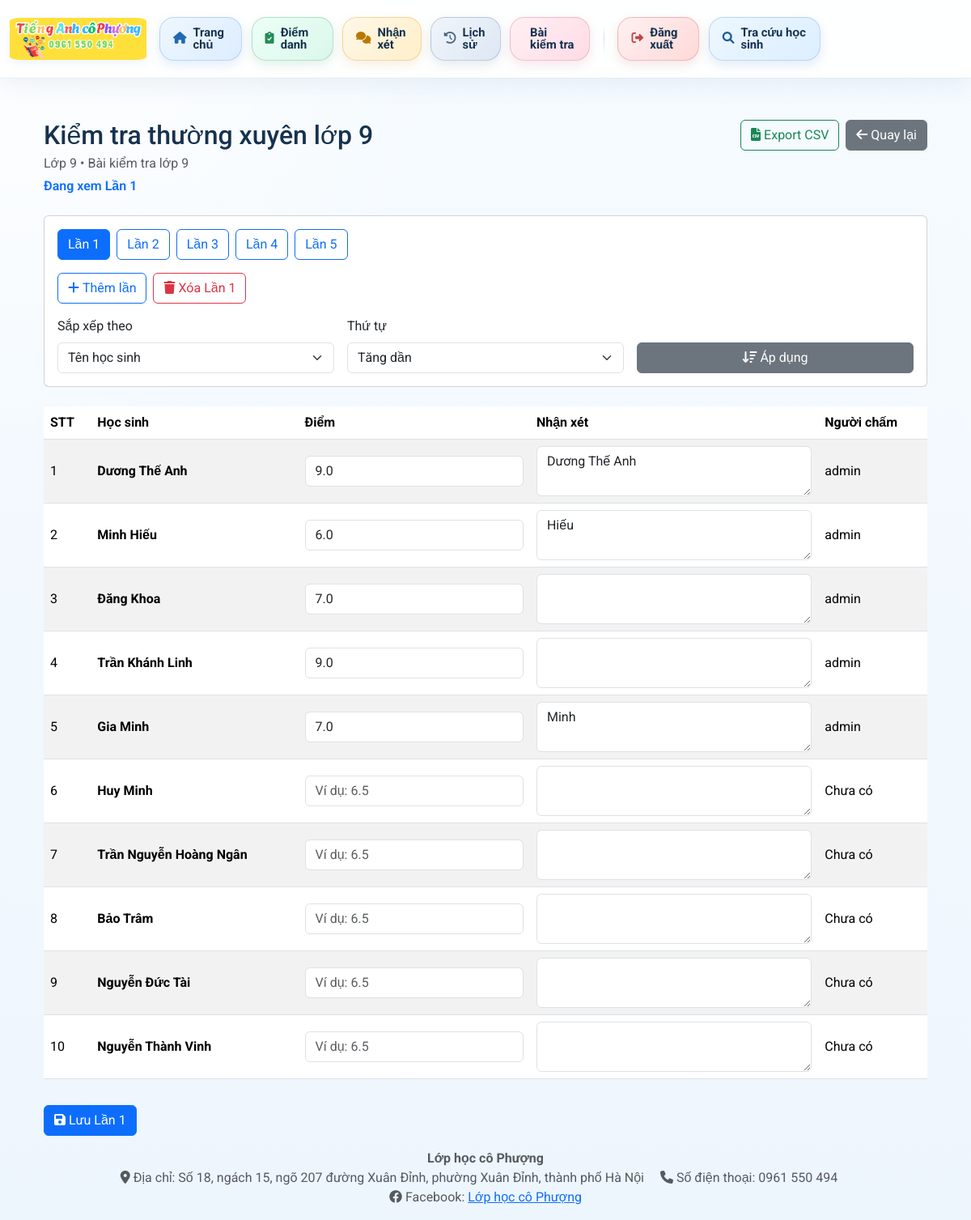
/tests/1 (signed in), run on the app's committed database.
### models.py (models this page shows)
class TestExam(db.Model):
    __tablename__ = 'test_exam'
    __bind_key__ = 'attendance'
    id = db.Column(db.Integer, primary_key=True)
    title = db.Column(db.String(200), nullable=False)
    grade = db.Column(db.String(20), nullable=False)
    description = db.Column(db.Text, nullable=True)
    created_at = db.Column(db.DateTime, default=datetime.utcnow, nullable=False)
    created_by = db.Column(db.Integer, db.ForeignKey('user.id'), nullable=False)
    created_by_user = db.relationship('User', foreign_keys=[created_by], backref='test_exams_created')

class TestScore(db.Model):
    __tablename__ = 'test_score'
    __bind_key__ = 'attendance'
    id = db.Column(db.Integer, primary_key=True)
    test_exam_id = db.Column(db.Integer, db.ForeignKey('test_exam.id', ondelete='CASCADE'), nullable=False)
    student_id = db.Column(db.Integer, nullable=False)
    attempt_number = db.Column(db.Integer, nullable=False)
    score = db.Column(db.Float, nullable=True)
    comment = db.Column(db.Text, nullable=True)
    graded_by = db.Column(db.Integer, db.ForeignKey('user.id'), nullable=True)
    graded_at = db.Column(db.DateTime, nullable=True)
    test_exam = db.relationship('TestExam', backref=db.backref('scores', lazy=True, cascade='all, delete-orphan'))
    graded_by_user = db.relationship('User', foreign_keys=[graded_by], backref='test_scores_graded')
    __table_args__ = (db.UniqueConstraint('test_exam_id', 'student_id', 'attempt_number', name='_test_exam_student_attempt_uc'),)

class User(UserMixin, db.Model):
    __bind_key__ = 'attendance'
    id = db.Column(db.Integer, primary_key=True)
    username = db.Column(db.String(80), unique=True, nullable=False)
    password = db.Column(db.String(120), nullable=False)
    role = db.Column(db.String(20), default='giaovien', nullable=False) # Đảm bảo trường 'role' tồn tại
    is_admin = db.Column(db.Boolean, default=False)

### app.py (the view, shortened to what this page needs)
@app.route('/tests/<int:exam_id>', methods=['GET', 'POST'])
@login_required
def manage_test_exam(exam_id):
    if current_user.role not in ['admin', 'giaovien']:
        flash('Bạn không có quyền truy cập trang này.', 'danger')
        abort(403)
    exam = TestExam.query.get_or_404(exam_id)
    attempt_numbers = get_exam_attempt_numbers(exam.id)
    if not attempt_numbers:
        flash('Bài kiểm tra này chưa có lần kiểm tra nào.', 'warning')
        return redirect(url_for('test_management'))
    attempt = request.values.get('attempt', attempt_numbers[0], type=int)
    if attempt not in attempt_numbers:
        attempt = attempt_numbers[0]
    sort_by = request.values.get('sort_by', 'name')
    sort_order = request.values.get('sort_order', 'asc')
    results = TestScore.query.filter_by(test_exam_id=exam.id, attempt_number=attempt).all()
    student_map = {
        student.id: student
        for student in Student.query.filter(Student.id.in_([result.student_id for result in results])).all()
    }
    rows = []
    for result in results:
        student = student_map.get(result.student_id)
        if not student:
            continue
        rows.append({
            'student': student,
            'result': result
        })
    if sort_by == 'score':
        if sort_order == 'asc':
            rows.sort(key=lambda row: (
                row['result'].score is None,
                row['result'].score if row['result'].score is not None else 0,
                row['student'].name or ''
            ))
        else:
            rows.sort(key=lambda row: (
                row['result'].score is None,
                -(row['result'].score if row['result'].score is not None else -1),
                row['student'].name or ''
            ))
    else:
        reverse_name = sort_order == 'desc'
        rows.sort(
            key=lambda row: (
                row['student'].name.split()[-1] if row['student'].name and row['student'].name.split() else '',
                row['student'].name or ''
            ),
            reverse=reverse_name
        )
    return render_template(
        'test_detail.html',
        exam=exam,
        rows=rows,
        attempt=attempt,
        attempt_labels=build_test_attempt_labels(attempt_numbers),
        attempt_numbers=attempt_numbers,
        sort_by=sort_by,
        sort_order=sort_order
    )

### app.py (called while the page is built)
def format_test_attempt_label(attempt_number):
    return f'Lần {attempt_number}'

def get_exam_attempt_numbers(exam_id):
    attempt_rows = db.session.query(TestScore.attempt_number).filter_by(
        test_exam_id=exam_id
    ).distinct().order_by(TestScore.attempt_number.asc()).all()
    return [attempt_number for (attempt_number,) in attempt_rows]

def build_test_attempt_labels(attempt_numbers):
    return {
        attempt_number: format_test_attempt_label(attempt_number)
        for attempt_number in attempt_numbers
    }

@login_manager.user_loader
def load_user(user_id):
    return db.session.get(User, int(user_id))

### templates/test_detail.html (shortened to what this page needs)
{% extends "base.html" %}
{% block content %}
<div class="container mt-4">
    <div class="d-flex justify-content-between align-items-start mb-4 gap-3 flex-wrap">
        <div>
            <h2 class="mb-1">{{ exam.title }}</h2>
            <div class="text-muted">{{ exam.grade }}{% if exam.description %} • {{ exam.description }}{% endif %}</div>
            <div class="fw-semibold text-primary mt-1">Đang xem {{ attempt_labels[attempt] }}</div>
        </div>
        <div class="d-flex gap-2 flex-wrap">
            <a href="{{ url_for('export_test_exam_csv_internal', exam_id=exam.id, attempt=attempt, sort_by=sort_by, sort_order=sort_order) }}" class="btn btn-outline-success"><i class="fas fa-file-csv me-1"></i>Export CSV</a>
            <a href="{{ url_for('test_management') }}" class="btn btn-secondary"><i class="fas fa-arrow-left me-1"></i>Quay lại</a>
        </div>
    </div>
    <div class="card mb-4">
        <div class="card-body">
            <div class="d-flex flex-wrap gap-2 mb-3">
                {% for attempt_no in attempt_numbers %}
                <a href="{{ url_for('manage_test_exam', exam_id=exam.id, attempt=attempt_no, sort_by=sort_by, sort_order=sort_order) }}" class="btn {% if attempt == attempt_no %}btn-primary{% else %}btn-outline-primary{% endif %}">
                    {{ attempt_labels[attempt_no] }}
                </a>
                {% endfor %}
            </div>
            <div class="d-flex flex-wrap gap-2 mb-3">
                {% if current_user.role in ['admin', 'giaovien'] %}
                <form method="POST" action="{{ url_for('add_test_attempt', exam_id=exam.id) }}">
                    <button type="submit" class="btn btn-outline-primary"><i class="fas fa-plus me-1"></i>Thêm lần</button>
                </form>
                {% endif %}
                {% if current_user.role in ['admin', 'giaovien'] and attempt_numbers|length > 1 %}
                <form method="POST" action="{{ url_for('delete_test_attempt', exam_id=exam.id, attempt=attempt) }}" onsubmit="return confirm('Xóa {{ attempt_labels[attempt] }} và dồn các lần phía sau?');">
                    <button type="submit" class="btn btn-outline-danger"><i class="fas fa-trash me-1"></i>Xóa {{ attempt_labels[attempt] }}</button>
                </form>
                {% endif %}
            </div>
            <form method="GET" class="row g-3 align-items-end">
                <div class="col-md-4">
                    <label for="sort_by" class="form-label">Sắp xếp theo</label>
                    <select id="sort_by" name="sort_by" class="form-select">
                        <option value="name" {% if sort_by == 'name' %}selected{% endif %}>Tên học sinh</option>
                    </select>
                </div>
                <div class="col-md-4">
                    <label for="sort_order" class="form-label">Thứ tự</label>
                    <select id="sort_order" name="sort_order" class="form-select">
                        <option value="asc" {% if sort_order == 'asc' %}selected{% endif %}>Tăng dần</option>
                    </select>
                </div>
                <div class="col-md-4">
                    <button type="submit" class="btn btn-secondary w-100"><i class="fas fa-arrow-down-wide-short me-1"></i>Áp dụng</button>
                </div>
            </form>
        </div>
    </div>
    <form method="POST">
        <div class="table-responsive">
            <table class="table table-striped table-hover align-middle">
                <thead>
                    <tr>
                        <th>STT</th>
                        <th>Học sinh</th>
                        <th>Điểm</th>
                        <th>Nhận xét</th>
                        <th>Người chấm</th>
                    </tr>
                </thead>
                <tbody>
                    {% for row in rows %}
                    {% set student = row.student %}
                    {% set result = row.result %}
                    <tr>
                        <td>{{ loop.index }}</td>
                        <td>
                            <div class="fw-bold">{{ student.name }}</div>
                        </td>
                        <td style="min-width: 140px;">
                            <input
                                type="text"
                                name="score_{{ result.id }}"
                                class="form-control"
                                value="{{ '' if result.score is none else result.score }}"
                                inputmode="decimal"
                                pattern="^(?:10(?:\.0+)?|[0-9](?:\.\d+)?)$"
                                placeholder="Ví dụ: 6.5"
                            >
                        </td>
                        <td style="min-width: 280px;">
                            <textarea name="comment_{{ result.id }}" rows="2" class="form-control">{{ result.comment or '' }}</textarea>
                        </td>
                        <td>{{ result.graded_by_user.username if result.graded_by_user else 'Chưa có' }}</td>
                    </tr>
                    {% endfor %}
                </tbody>
            </table>
        </div>
        <div class="mt-3">
            <button type="submit" class="btn btn-primary"><i class="fas fa-floppy-disk me-1"></i>Lưu {{ attempt_labels[attempt] }}</button>
        </div>
    </form>
</div>
{% endblock %}

### static/css/style.css (style rules this page uses)
:root { --app-sky-1: #e9f5ff; --app-sky-2: #cfe7ff; --app-sky-3: #7bb6f5; --app-blue: #2f6fb2; --app-blue-dark: #1f4f82; --app-ink: #16324f; --app-border: rgba(47, 111, 178, 0.14); --app-shadow: 0 10px 30px rgba(32, 76, 123, 0.12); }
body { padding-top: 92px; font-family: 'Roboto', sans-serif; background: radial-gradient(circle at top left, rgba(255, 255, 255, 0.9), transparent 30%), linear-gradient(180deg, #f6fbff 0%, #eef6fd 100%); color: var(--app-ink); }

### data on the page
TestExam: title "Kiểm tra thường xuyên lớp 9", grade "Lớp 9", description "Bài kiểm tra lớp 9"
TestScore: id "9.0", id "Dương Thế Anh"
User: graded_by_user "admin" "admin" "admin" "admin" "admin"
TestScore: id "6.0", id "Hiếu"
TestScore: id "7.0"
TestScore: id "9.0"
TestScore: id "7.0", id "Minh"

### other printed values
{{ attempt_labels[attempt] }} "Lần 1"
{{ attempt_labels[attempt_no] }} "Lần 1" "Lần 2" "Lần 3" "Lần 4" "Lần 5"
{{ student.name }} "Dương Thế Anh" "Minh Hiếu" "Đăng Khoa" "Trần Khánh Linh" "Gia Minh" "Huy Minh" "Trần Nguyễn Hoàng Ngân" "Bảo Trâm" "Nguyễn Đức Tài" "Nguyễn Thành Vinh"
{{ result.graded_by_user.username if result.graded_by_user else 'Chưa có' }} "Chưa có" "Chưa có" "Chưa có" "Chưa có" "Chưa có"
